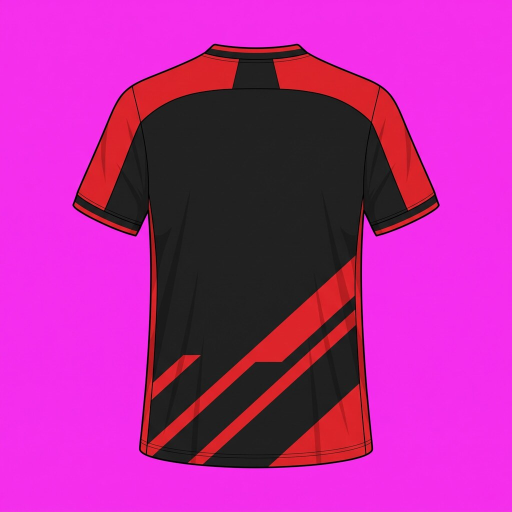
#> input picture docs/arte/piloto/kit-athletico-pr/costas.jpeg, 1024 x 1024 px, found by its file name (shown at 1/2 size)
$ python processar_uniformes_serie_a.py
#> lines starting #> are read from the running program, lines starting #| are printed output that depends on the picture; after the words box and inside, x2 and y2 are one past the last pixel; in counts of white or black regions, pixels touching at a corner belong together
#!/usr/bin/env python3
"""Texturas dos uniformes da Série A (SPEC v2.98) a partir das imagens planas enviadas pelo usuário.

Entrada:  docs/arte/uniformes-serie-a/<clube>/{frente,costas,calcao}.jpeg  (peça sobre fundo chapado)
Saída:    src/assets/uniformes/<clube>/camisa.webp   (camisa de costas, recortada no contorno)
          src/assets/uniformes/<clube>/calcao.webp   (calção, recortado no contorno)
          src/data/uniformes.json                    (cor principal do calção por clube, fonte e data)

Cada textura é recortada no contorno da peça e, onde não há tecido (pescoço, quinas), repete o pixel de tecido mais próximo, com uma
erosão de 7 px para não puxar a borda misturada com o fundo. Assim o jogo pode esticá-la no retângulo de cada parte da máscara da
cena sem aparecer fundo. A frente fica guardada para telas futuras; não é usada nas cenas (o jogador aparece de costas).

Uso:  python3 docs/arte/processar_uniformes_serie_a.py
Autoteste:  python3 docs/arte/test_processar_uniformes_serie_a.py
"""
import json
import os

import numpy as np
from PIL import Image
from scipy import ndimage as ndi

HERE = os.path.dirname(os.path.abspath(__file__))
RAIZ = os.path.abspath(os.path.join(HERE, '..', '..'))
ENTRADA = os.path.join(HERE, 'uniformes-serie-a')
SAIDA = os.path.join(RAIZ, 'src', 'assets', 'uniformes')
DADOS = os.path.join(RAIZ, 'src', 'data', 'uniformes.json')

CLUBES = ['athletico-pr', 'atletico-mg', 'bahia', 'botafogo', 'chapecoense', 'corinthians', 'coritiba', 'cruzeiro', 'flamengo', 'fluminense',
          'gremio', 'internacional', 'mirassol', 'palmeiras', 'bragantino', 'remo', 'santos', 'sao-paulo', 'vasco', 'vitoria']
LARGURA_CAMISA = 512
LARGURA_CALCAO = 384
DIST_FUNDO = 70         # distância (0 a 255) da cor do fundo a partir da qual o pixel já é tecido
EROSAO = 7              # px de borda descartados antes de preencher (a borda é mistura com o fundo)


def recorta_uniforme(img):
    """img: HxWx3 float 0..1 com a peça sobre fundo chapado. Devolve (textura recortada no contorno, máscara da peça)."""
    a = img.astype(np.float32) * 255
    n = max(4, min(12, min(a.shape[:2]) // 10))
#> n = 12
    cantos = np.concatenate([a[:n, :n].reshape(-1, 3), a[:n, -n:].reshape(-1, 3), a[-n:, :n].reshape(-1, 3), a[-n:, -n:].reshape(-1, 3)])
#> cantos = 576 rows, first 8: [243, 44, 231], [243, 44, 231], [243, 44, 231], [244, 45, 232], [244, 45, 234], [245, 46, 235], [245, 46, 235], [245, 46, 235]
    fundo = np.median(cantos, 0)
#> fundo = [245, 46, 235]
    dist = np.sqrt(((a - fundo) ** 2).sum(2))
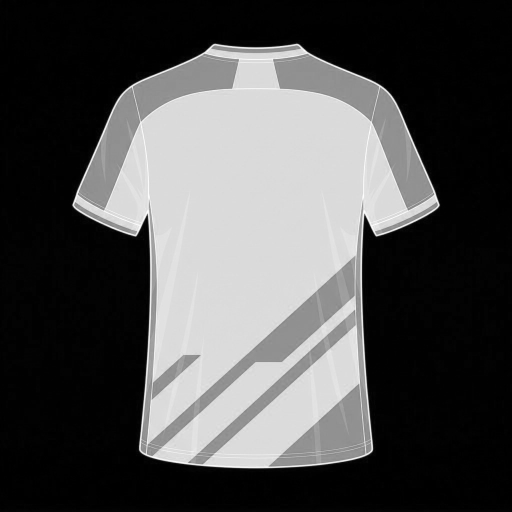
#> dist: shape (1024, 1024) float32 (shown at 1/2 size); min 0, max 342.6, mean 107.9; drawn with min black and max white
    m = ndi.binary_opening(dist > DIST_FUNDO, iterations=2)
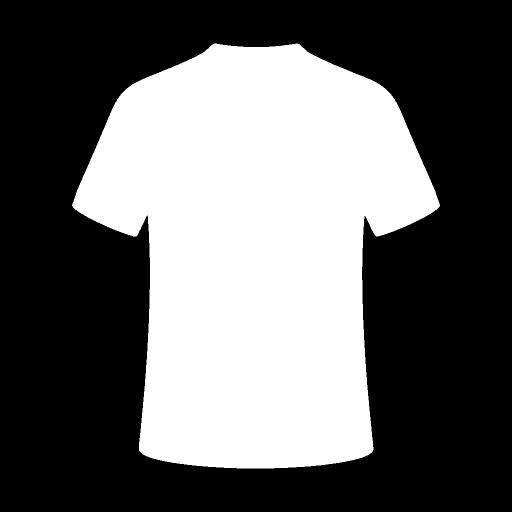
#> m: shape (1024, 1024) bool (shown at 1/2 size); 39.8% white; 1 white region, box (x1, y1, x2, y2) and area: (144, 87, 880, 937) 417704
    lab, k = ndi.label(m)
#> k = 1
    if k == 0:
        raise ValueError('sem uniforme na imagem')
    area = ndi.sum(m, lab, range(1, k + 1))
#> area = [417704]
    m = ndi.binary_fill_holes(lab == (1 + int(np.argmax(area))))
    ys, xs = np.where(m)
    y0, y1, x0, x1 = ys.min(), ys.max() + 1, xs.min(), xs.max() + 1
#> y0 = 87; y1 = 937; x0 = 144; x1 = 880
    tex, mm = img[y0:y1, x0:x1].astype(np.float32), m[y0:y1, x0:x1]
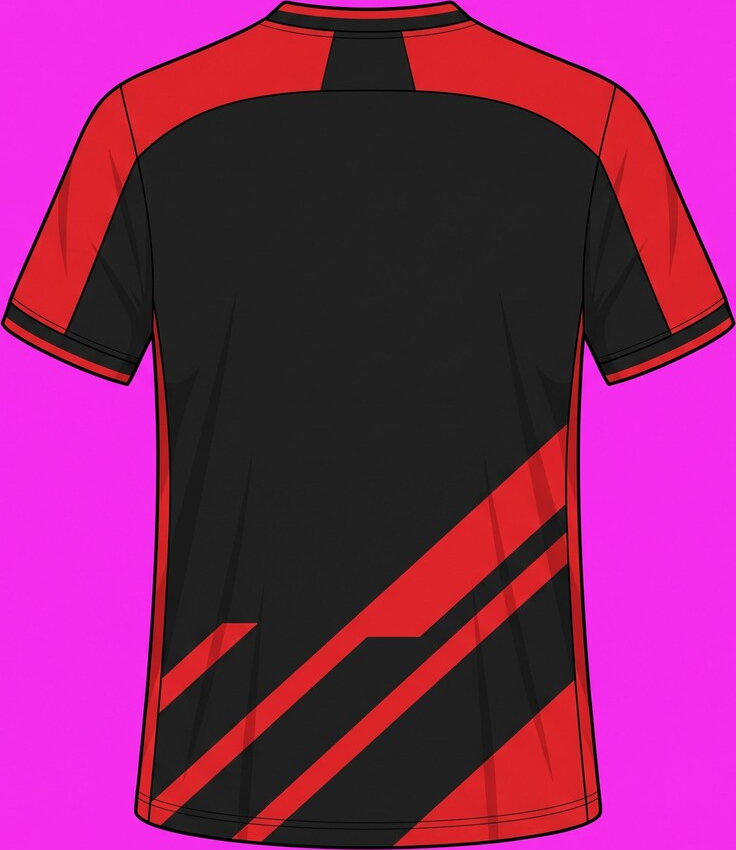
#> tex: shape (850, 736, 3) float32; mean of channels 0, 1, 2 0.532, 0.144, 0.398; drawn as R, G, B
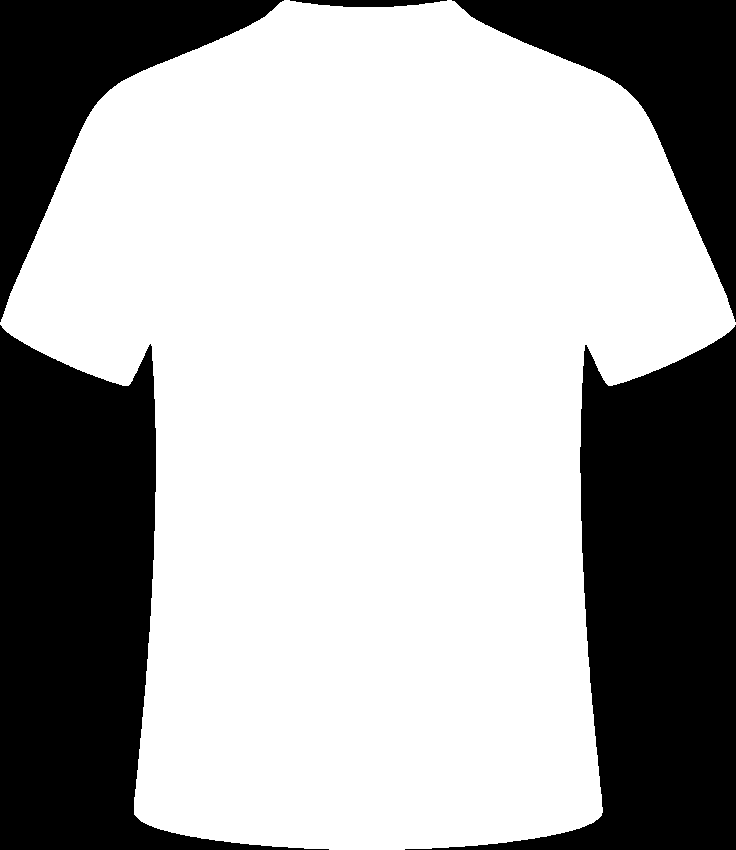
#> mm: shape (850, 736) bool; 66.8% white; 5 black regions, box (x1, y1, x2, y2) and area: (0, 325, 329, 850) 74126, (405, 325, 736, 850) 73952, (0, 0, 284, 322) 29542, (452, 0, 736, 322) 29500, (290, 0, 447, 7) 776
    nucleo = ndi.binary_erosion(mm, iterations=min(EROSAO, max(1, min(mm.shape) // 20)))
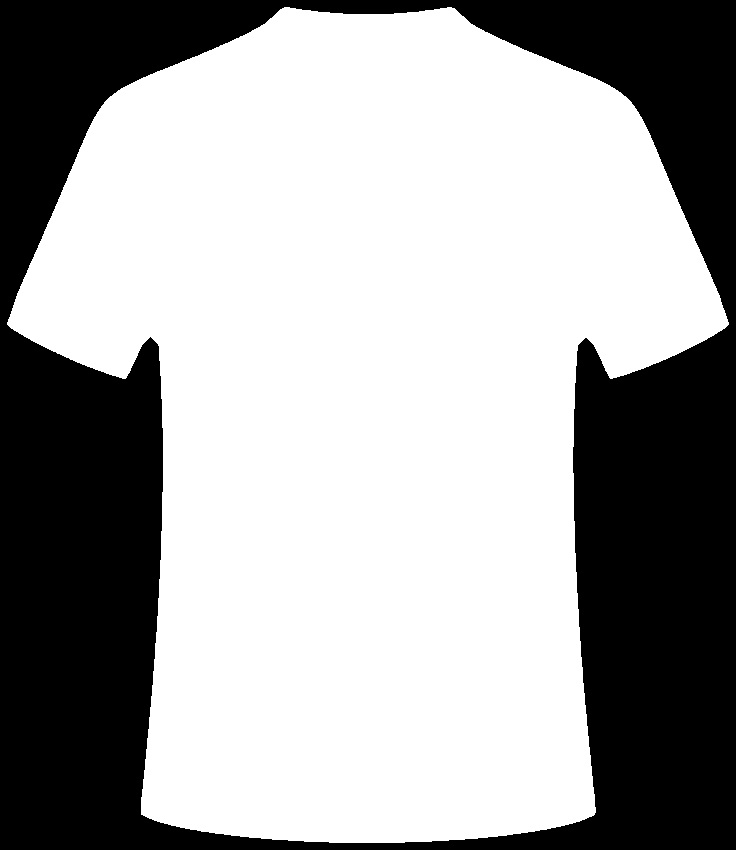
#> nucleo: shape (850, 736) bool; 63.7% white; 1 black region, box (x1, y1, x2, y2) and area: (0, 0, 736, 850) 226946
    idx = ndi.distance_transform_edt(~nucleo, return_distances=False, return_indices=True)
    return tex[idx[0], idx[1]], mm


def redimensiona(tex, largura):
    h = max(1, round(tex.shape[0] * largura / tex.shape[1]))
    im = Image.fromarray((np.clip(tex, 0, 1) * 255).round().astype(np.uint8)).resize((largura, h), Image.LANCZOS)
    return np.asarray(im, dtype=np.float32) / 255


def cor_principal(tex):
    """Cor mais comum da textura (quantizada em passos de 8), em #RRGGBB."""
    q = (np.clip(tex, 0, 1).reshape(-1, 3) * 255).round().astype(int)
    chave = (q // 8)
    valores, contagens = np.unique(chave, axis=0, return_counts=True)
    base = valores[int(np.argmax(contagens))]
    sel = (chave == base).all(axis=1)
    r, g, b = q[sel].mean(0).round().astype(int)
    return f'#{r:02X}{g:02X}{b:02X}'


def carrega(caminho):
    return np.asarray(Image.open(caminho).convert('RGB'), dtype=np.float32) / 255


def salva(tex, caminho):
    Image.fromarray((np.clip(tex, 0, 1) * 255).round().astype(np.uint8)).save(caminho, quality=88, method=6)


def main():
    dados = {}
    for clube in CLUBES:
        os.makedirs(os.path.join(SAIDA, clube), exist_ok=True)
        camisa, _ = recorta_uniforme(carrega(os.path.join(ENTRADA, clube, 'costas.jpeg')))
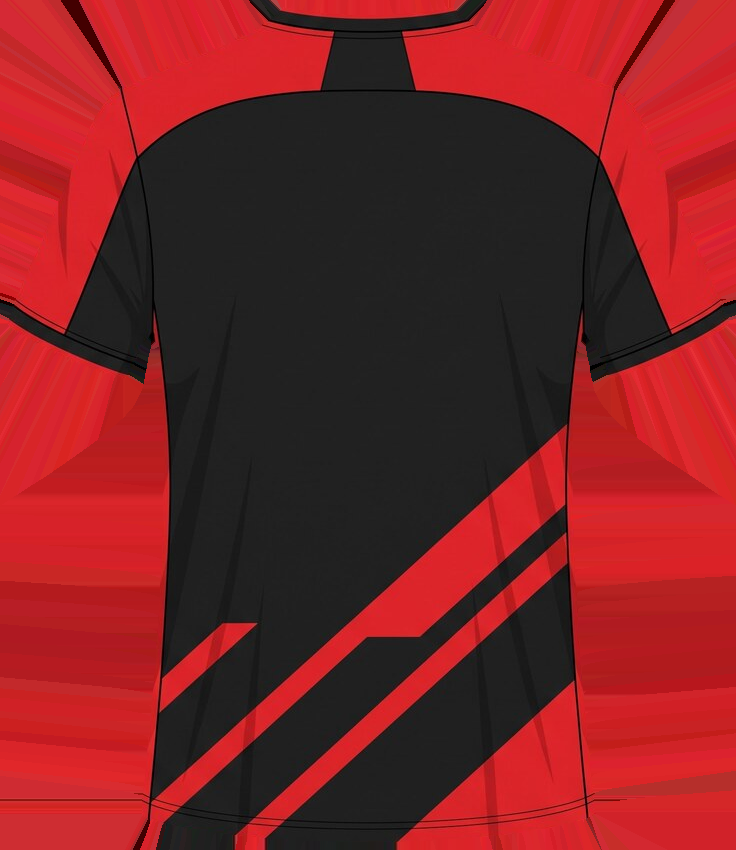
#> camisa: shape (850, 736, 3) float32; mean of channels 0, 1, 2 0.484, 0.131, 0.141; drawn as R, G, B
        calcao, _ = recorta_uniforme(carrega(os.path.join(ENTRADA, clube, 'calcao.jpeg')))
        camisa, calcao = redimensiona(camisa, LARGURA_CAMISA), redimensiona(calcao, LARGURA_CALCAO)
        salva(camisa, os.path.join(SAIDA, clube, 'camisa.webp'))
        salva(calcao, os.path.join(SAIDA, clube, 'calcao.webp'))
        dados[clube] = {'calcaoPrincipal': cor_principal(calcao)}
        print('ok', clube, dados[clube]['calcaoPrincipal'])
    out = {
        '_nota': 'Texturas dos uniformes da Série A (SPEC v2.98): camisa de costas e calção, recortados das imagens planas que o usuário gerou (docs/arte/uniformes-serie-a). Reproduzem o desenho das camisas dos clubes, sem escudo, patrocínio ou texto; decisão do usuário em 2026-10-14, risco assumido por ele; nenhum vai ao lançamento público sem revisão jurídica.',
        'fonte': 'imagens geradas pelo usuário em 2026-10-14 (Série A.zip)',
        'conferidoEm': '2026-10-14',
        'clubes': dados,
    }
    with open(DADOS, 'w', encoding='utf-8') as f:
        json.dump(out, f, ensure_ascii=False, indent=2)
        f.write('\n')


if __name__ == '__main__':
#> (the run stopped early here; a loop or call above may not have finished)

$ run again, with docs/arte/piloto/kit-athletico-pr/meiao.jpeg copied over docs/arte/piloto/kit-athletico-pr/costas.jpeg
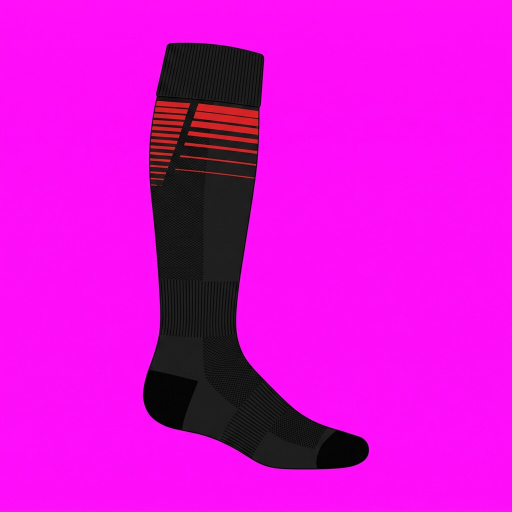
#> input picture docs/arte/piloto/kit-athletico-pr/meiao.jpeg, 1024 x 1024 px, found by its file name (shown at 1/2 size)
#> cantos = 576 rows, first 8: [253, 12, 247], [253, 12, 247], [254, 14, 247], [255, 15, 248], [255, 15, 248], [255, 15, 248], [255, 15, 248], [255, 15, 248]
#> fundo = [255, 15, 248]
#> in recorta_uniforme, `m = ndi.binary_opening(dist > DIST_FUNDO, iterations=2)`:
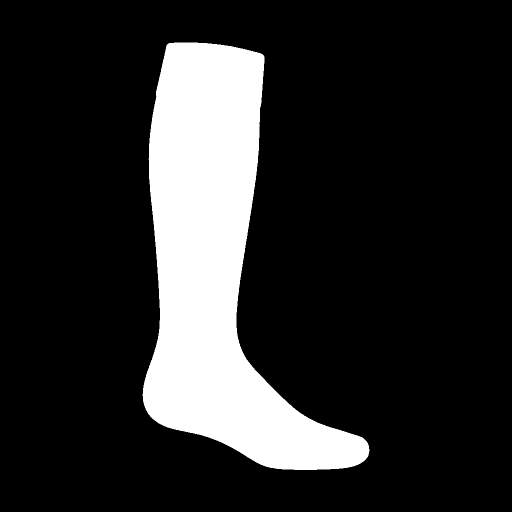
#> m: shape (1024, 1024) bool (shown at 1/2 size); 17% white; 1 white region, box (x1, y1, x2, y2) and area: (285, 85, 739, 940) 178518
#> k = 1
#> area = [178518]
#> y0 = 85; y1 = 940; x0 = 285; x1 = 739
#> mm: shape (855, 454) bool; 46% white; 1 white region, box (x1, y1, x2, y2) and area: (0, 0, 454, 855) 178518
#> nucleo: shape (855, 454) bool; 41.9% white; 1 white region, box (x1, y1, x2, y2) and area: (7, 7, 447, 848) 162825
#> in main, `camisa, _ = recorta_uniforme(carrega(os.path.join(ENTRADA, clube, 'cos..`:
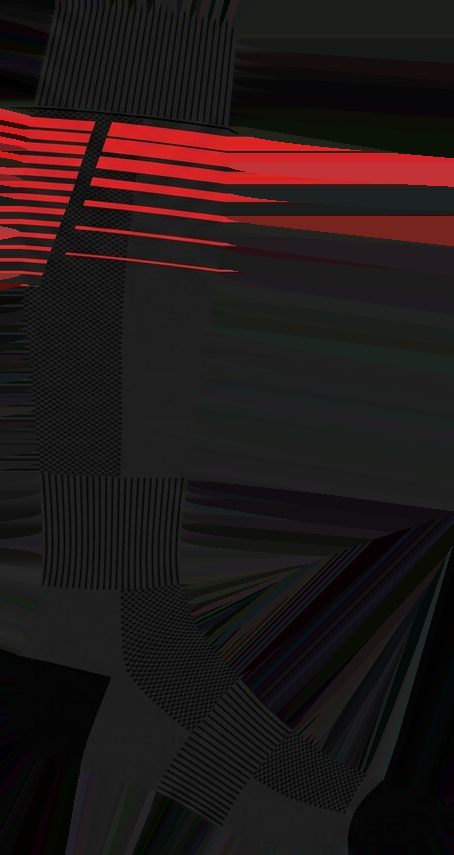
#> camisa: shape (855, 454, 3) float32; mean of channels 0, 1, 2 0.135, 0.0924, 0.0918; drawn as R, G, B
